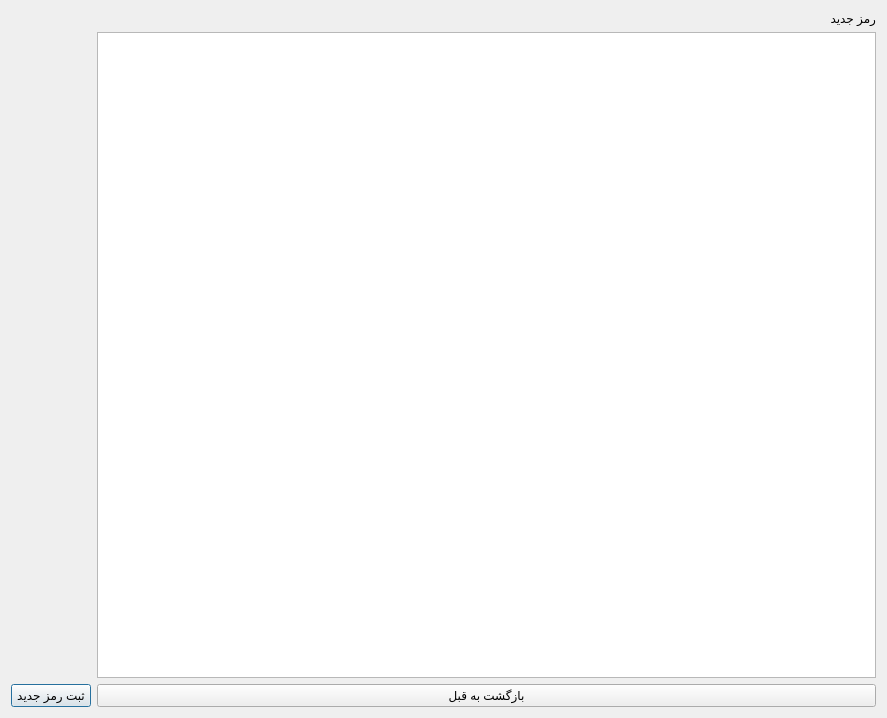
<?xml version="1.0" encoding="UTF-8"?>
<ui version="4.0">
 <class>RecoveryPasClient</class>
 <widget class="QDialog" name="RecoveryPasClient">
  <property name="geometry">
   <rect>
    <x>0</x>
    <y>0</y>
    <width>887</width>
    <height>718</height>
   </rect>
  </property>
  <property name="windowTitle">
   <string>Dialog</string>
  </property>
  <layout class="QGridLayout" name="gridLayout">
   <item row="0" column="1">
    <layout class="QVBoxLayout" name="verticalLayout">
     <item>
      <widget class="QLabel" name="label">
       <property name="styleSheet">
        <string notr="true">font: 20pt &quot;MS Shell Dlg 2&quot;;
color: rgb(0, 0, 0);</string>
       </property>
       <property name="text">
        <string>رمز جدید</string>
       </property>
      </widget>
     </item>
     <item>
      <widget class="QTextEdit" name="textEdit">
       <property name="styleSheet">
        <string notr="true">color: rgb(47, 42, 39);
font: 16pt &quot;MS Shell Dlg 2&quot;;</string>
       </property>
      </widget>
     </item>
    </layout>
   </item>
   <item row="1" column="0">
    <widget class="QPushButton" name="pushButton">
     <property name="styleSheet">
      <string notr="true">font: 17pt &quot;MS Sans Serif&quot;;
font: 18pt &quot;MS Shell Dlg 2&quot;;</string>
     </property>
     <property name="text">
      <string>ثبت رمز جدید</string>
     </property>
    </widget>
   </item>
   <item row="1" column="1">
    <widget class="QPushButton" name="pushButton_2">
     <property name="styleSheet">
      <string notr="true">font: 16pt &quot;MS Shell Dlg 2&quot;;</string>
     </property>
     <property name="text">
      <string>بازگشت به قبل</string>
     </property>
    </widget>
   </item>
  </layout>
 </widget>
 <resources/>
 <connections/>
</ui>
